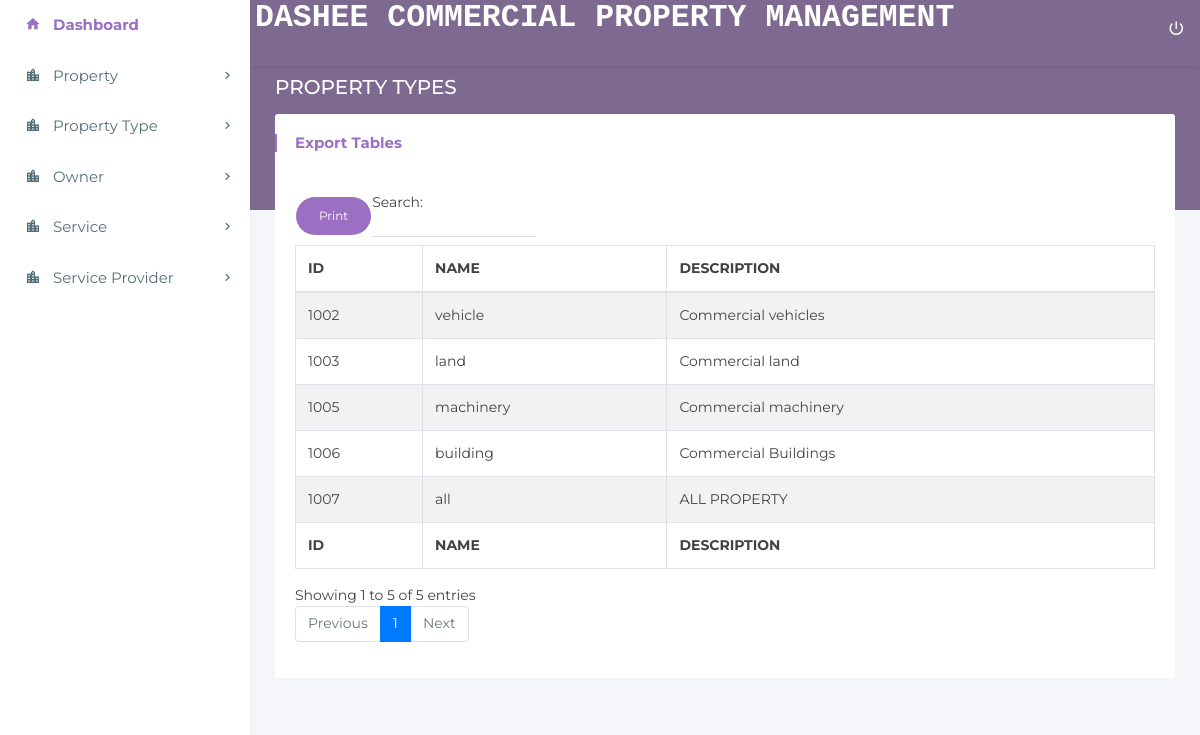
/light/propertytype.php (signed in), run on the app's committed database.
### tables this page shows
CREATE TABLE `property_type` (
  `Property_type_id` int(11) NOT NULL,
  `Property_type_name` varchar(50) NOT NULL,
  `Property_type_desc` varchar(1000) NOT NULL
);

### light/propertytype.php (the view, shortened to what this page needs)
<?php
include 'config.php';
$sql = "SELECT * FROM property_type";
$rows = mysqli_query($conn, $sql);
?>
<!doctype html>
<html lang="en">
<head>
<link rel="stylesheet" href="../assets/plugins/bootstrap/css/bootstrap.min.css">
<link rel="stylesheet" href="../assets/plugins/charts-c3/plugin.css" />
<link rel="stylesheet" href="../assets/plugins/jvectormap/jquery-jvectormap-2.0.3.min.css"/>
<link rel="stylesheet" href="assets/css/main.css">
<link rel="stylesheet" href="assets/css/color_skins.css">
</head>
<body class="theme-purple">
<nav class="navbar p-l-5 p-r-5">
    <ul class="nav navbar-nav navbar-left">
        <li>
             <h1 style="font-family:courier,arial,helvetica;">
                <strong style="color:white;"> DASHEE COMMERCIAL PROPERTY MANAGEMENT</strong>
            </h1>
        </li>
        <li class="float-right">
            <a href="logout.php" class="mega-menu" data-close="true"><i class="zmdi zmdi-power"></i></a>
        </li>
    </ul>
</nav>
<aside id="leftsidebar" class="sidebar">
    <div class="tab-content">
        <div class="tab-pane stretchRight active" id="dashboard">
            <div class="menu">
                <ul class="list">
                    <li class="active open"><a href="dashboard.php"><i class="zmdi zmdi-home"></i><span>Dashboard</span></a></li>
                    <li><a href="javascript:void(0);" class="menu-toggle"><i class="zmdi zmdi-city"></i><span>Property</span></a>
                    </li>
                    <li><a href="javascript:void(0);" class="menu-toggle"><i class="zmdi zmdi-city"></i><span>Property Type</span></a>
                    </li>
                    <li><a href="javascript:void(0);" class="menu-toggle"><i class="zmdi zmdi-city"></i><span>Owner</span></a>
                    </li>
                    <li><a href="javascript:void(0);" class="menu-toggle"><i class="zmdi zmdi-city"></i><span>Service</span></a>
                    </li>
                    <li><a href="javascript:void(0);" class="menu-toggle"><i class="zmdi zmdi-city"></i><span>Service Provider</span></a>
                    </li>
                </ul>
            </div>
        </div>
    </div>
</aside>
<section class="content">
    <div class="block-header">
        <div class="row">
            <div class="col-lg-7 col-md-6 col-sm-12">
                <h2>PROPERTY TYPES
                </h2>
            </div>
        </div>
    </div>
    <div class="container-fluid">
        <div class="row clearfix">
            <div class="col-lg-12">
                <div class="card">
                    <div class="header">
                        <h2><strong>Export Tables</strong>
                    </div>
                    <div class="body">
                        <table class="table table-bordered table-striped table-hover dataTable js-exportable">
                            <thead>
                                <tr>
                                    <th>ID</th>
                                    <th>NAME</th>
                                    <th>DESCRIPTION</th>
                                </tr>
                            </thead>
                            <tfoot>
                                <tr>
                                    <th>ID</th>
                                    <th>NAME</th>
                                    <th>DESCRIPTION</th>
                                </tr>
                            </tfoot>
                            <tbody>
                                <tr>
                                <?php   while($row = mysqli_fetch_assoc($rows)):?>
                                    <td  onclick="window.location.href='editpropertytype.php?id=<?php echo $row['Property_type_id']; ?>'"><?php echo $row["Property_type_id"]?></td>
                                    <td  onclick="window.location.href='editpropertytype.php?id=<?php echo $row['Property_type_id']; ?>'"><?php echo $row["Property_type_name"]?></td>
                                    <td  onclick="window.location.href='editpropertytype.php?id=<?php echo $row['Property_type_id']; ?>'"><?php echo $row["Property_type_desc"]?></td>
                                </tr>
                                <?php  endwhile; ?>
                            </tbody>
                        </table>
                    </div>
                </div>
            </div>
        </div>
    </div>
</section>
</body>
</html>

### light/assets/css/color_skins.css (style rules this page uses)
.theme-purple .block-header h2 { color:#fff }
.theme-purple section.content:before { background-color:#7e6990 }
.theme-purple .navbar,.theme-purple .page-loader-wrapper { background:#7e6990 }
.theme-purple .sidebar .menu .list li.active { background-color:transparent }
.theme-purple .sidebar .menu .list li.active>:first-child i,.theme-purple .sidebar .menu .list li.active>:first-child span { color:#9b6fc1 }
.theme-purple .card .header h2:before { background:#9b6fc1 }
.theme-purple .card .header h2 strong { color:#9b6fc1 }

### data on the page
property_type: Property_type_id "1002", Property_type_name "vehicle", Property_type_desc "Commercial vehicles"
property_type: Property_type_id "1003", Property_type_name "land", Property_type_desc "Commercial land"
property_type: Property_type_id "1005", Property_type_name "machinery", Property_type_desc "Commercial machinery"
property_type: Property_type_id "1006", Property_type_name "building", Property_type_desc "Commercial Buildings"
property_type: Property_type_id "1007", Property_type_name "all", Property_type_desc "ALL PROPERTY"
